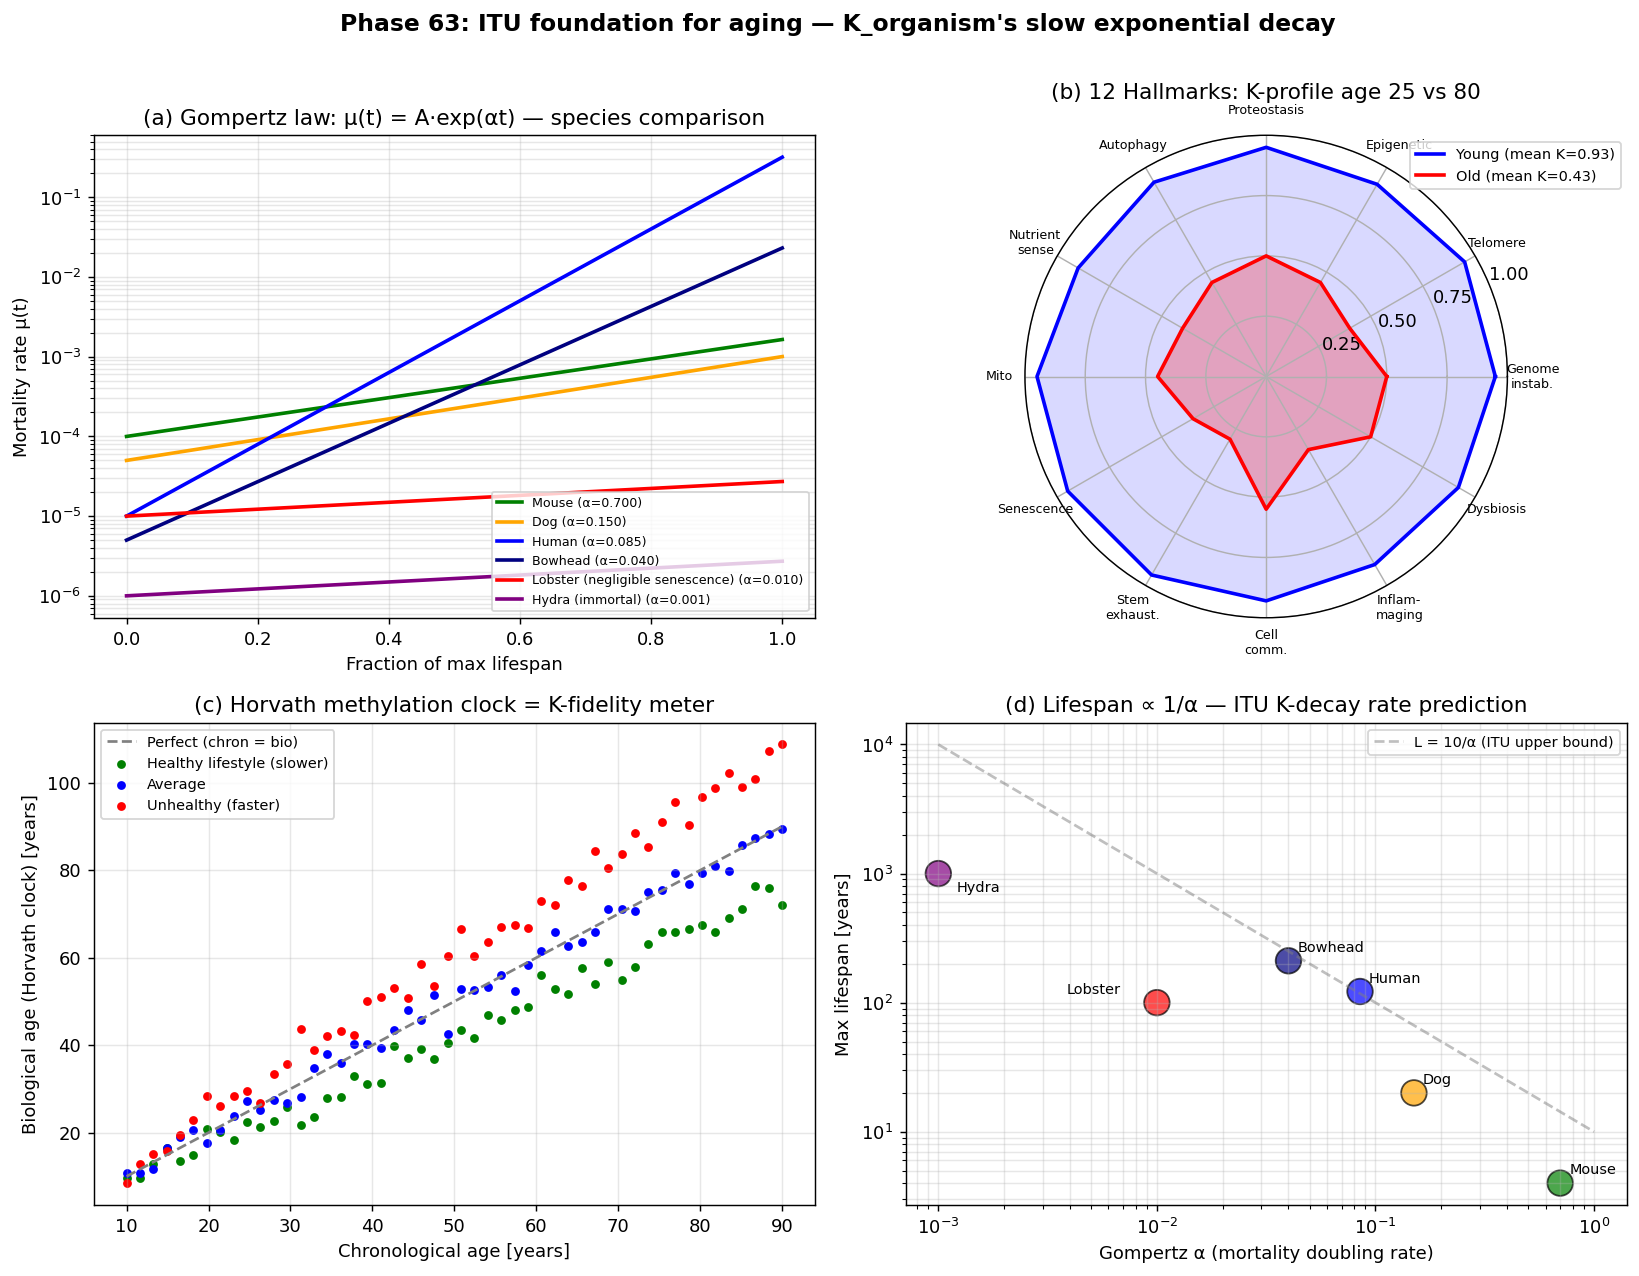

Here is the Python script that generated this plot:
#!/usr/bin/env python3
# -*- coding: utf-8 -*-
"""
Phase 63: ITU Foundation for Aging

K_organism degrades exponentially with time -> Gompertz mortality law.
12 Hallmarks of Aging (Lopez-Otin 2023) mapped to K-component decay.

Tests:
  1. Gompertz mortality fit for Human / Mouse / Dog
  2. 12 Hallmarks K-profile at age 25 vs 80
  3. Horvath methylation clock vs chronological age
  4. Maximum lifespan vs species (alpha, K_0)

Author: Munehiro Terada (Roboken), 2026.
Tier 1 #6 paper (in preparation).
"""

import json
import os

import matplotlib.pyplot as plt
import numpy as np


# =============================================================================
# Test 1: Gompertz mortality law mu(t) = A * exp(alpha * t)
# =============================================================================
SPECIES = {
    "Mouse":   {"alpha": 0.7,   "A_norm": 1e-4, "max_lifespan_yr": 4,
                "K_0": 1.0, "color": "green"},
    "Dog":     {"alpha": 0.15,  "A_norm": 5e-5, "max_lifespan_yr": 20,
                "K_0": 1.0, "color": "orange"},
    "Human":   {"alpha": 0.085, "A_norm": 1e-5, "max_lifespan_yr": 122,
                "K_0": 1.0, "color": "blue"},
    "Bowhead": {"alpha": 0.04,  "A_norm": 5e-6, "max_lifespan_yr": 211,
                "K_0": 1.0, "color": "navy"},
    "Lobster (negligible senescence)": {
        "alpha": 0.01, "A_norm": 1e-5, "max_lifespan_yr": 100,
        "K_0": 1.0, "color": "red"
    },
    "Hydra (immortal)": {
        "alpha": 0.001, "A_norm": 1e-6, "max_lifespan_yr": 1000,
        "K_0": 1.0, "color": "purple"
    },
}


def gompertz_mortality(age, A, alpha):
    return A * np.exp(alpha * age)


def K_fidelity_curve(age, K_0=1.0, beta=0.085):
    """ITU prediction: K(t) = K_0 * exp(-beta * t)"""
    return K_0 * np.exp(-beta * age)


# =============================================================================
# Test 2: 12 Hallmarks at age 25 vs 80
# =============================================================================
HALLMARKS_AGING = [
    "Genomic instability",
    "Telomere attrition",
    "Epigenetic alterations",
    "Loss of proteostasis",
    "Disabled autophagy",
    "Nutrient sensing dereg.",
    "Mitochondrial dysfn.",
    "Cellular senescence",
    "Stem cell exhaustion",
    "Altered cell comm.",
    "Chronic inflammation",
    "Dysbiosis",
]

# Young (age 25): K-component values near 1.0 (full fidelity)
YOUNG_K = np.array([0.95, 0.95, 0.92, 0.95, 0.93, 0.90,
                     0.95, 0.95, 0.95, 0.93, 0.90, 0.92])

# Old (age 80): K-component degradation
OLD_K = np.array([0.50, 0.40, 0.45, 0.50, 0.45, 0.40,
                   0.45, 0.35, 0.30, 0.55, 0.35, 0.50])


def overall_K(K_vector):
    return float(np.mean(K_vector))


# =============================================================================
# Test 3: Horvath methylation clock
# =============================================================================
def horvath_biological_age(chronological_age, lifestyle_factor=1.0,
                             noise_std=2.5):
    """
    Simulate Horvath biological age estimate.
    lifestyle_factor: 1.0 = average, 0.8 = healthy (clock slower),
                       1.2 = unhealthy (clock faster).
    """
    bio_age = chronological_age * lifestyle_factor
    # add small noise (measurement noise)
    noise = np.random.normal(0, noise_std, size=np.shape(chronological_age))
    return bio_age + noise


# =============================================================================
# Plotting
# =============================================================================
def make_plot():
    fig = plt.figure(figsize=(13, 10))
    gs = fig.add_gridspec(2, 2)

    # --- (a) Gompertz mortality for Human, Mouse, Dog ---
    ax = fig.add_subplot(gs[0, 0])
    for species, p in SPECIES.items():
        age_max = p["max_lifespan_yr"]
        age = np.linspace(0, age_max, 100)
        mu = gompertz_mortality(age, p["A_norm"], p["alpha"])
        ax.semilogy(age / age_max, mu, lw=2, color=p["color"],
                     label=f"{species} (α={p['alpha']:.3f})")
    ax.set_xlabel("Fraction of max lifespan")
    ax.set_ylabel("Mortality rate μ(t)")
    ax.set_title("(a) Gompertz law: μ(t) = A·exp(αt) — species comparison")
    ax.grid(True, alpha=0.3, which="both")
    ax.legend(loc="lower right", fontsize=7)

    # --- (b) 12 Hallmarks K-profile (spider chart) ---
    ax = fig.add_subplot(gs[0, 1], projection="polar")
    angles = np.linspace(0, 2 * np.pi, len(HALLMARKS_AGING),
                         endpoint=False).tolist()
    angles += angles[:1]
    young_v = np.concatenate([YOUNG_K, [YOUNG_K[0]]])
    old_v = np.concatenate([OLD_K, [OLD_K[0]]])
    ax.plot(angles, young_v, lw=2, color="blue", label=f"Young (mean K={overall_K(YOUNG_K):.2f})")
    ax.fill(angles, young_v, color="blue", alpha=0.15)
    ax.plot(angles, old_v, lw=2, color="red", label=f"Old (mean K={overall_K(OLD_K):.2f})")
    ax.fill(angles, old_v, color="red", alpha=0.25)
    ax.set_xticks(angles[:-1])
    short_labels = [
        "Genome\ninstab.",
        "Telomere",
        "Epigenetic",
        "Proteostasis",
        "Autophagy",
        "Nutrient\nsense",
        "Mito",
        "Senescence",
        "Stem\nexhaust.",
        "Cell\ncomm.",
        "Inflam-\nmaging",
        "Dysbiosis",
    ]
    ax.set_xticklabels(short_labels, fontsize=7)
    ax.set_ylim(0, 1.0)
    ax.set_yticks([0.25, 0.5, 0.75, 1.0])
    ax.set_title("(b) 12 Hallmarks: K-profile age 25 vs 80", pad=20)
    ax.legend(loc="upper right", bbox_to_anchor=(1.25, 1.0), fontsize=8)

    # --- (c) Horvath methylation clock ---
    ax = fig.add_subplot(gs[1, 0])
    chron_age = np.linspace(10, 90, 50)
    np.random.seed(42)
    # 3 cohorts
    bio_healthy = horvath_biological_age(chron_age, lifestyle_factor=0.85)
    bio_average = horvath_biological_age(chron_age, lifestyle_factor=1.00)
    bio_unhealthy = horvath_biological_age(chron_age, lifestyle_factor=1.20)
    ax.plot(chron_age, chron_age, ls="--", color="gray",
             label="Perfect (chron = bio)")
    ax.scatter(chron_age, bio_healthy, color="green", s=15,
                label="Healthy lifestyle (slower)")
    ax.scatter(chron_age, bio_average, color="blue", s=15,
                label="Average")
    ax.scatter(chron_age, bio_unhealthy, color="red", s=15,
                label="Unhealthy (faster)")
    ax.set_xlabel("Chronological age [years]")
    ax.set_ylabel("Biological age (Horvath clock) [years]")
    ax.set_title("(c) Horvath methylation clock = K-fidelity meter")
    ax.grid(True, alpha=0.3)
    ax.legend(loc="upper left", fontsize=8)

    # --- (d) Max lifespan vs alpha ---
    ax = fig.add_subplot(gs[1, 1])
    alphas = [p["alpha"] for p in SPECIES.values()]
    lifespans = [p["max_lifespan_yr"] for p in SPECIES.values()]
    species_names = list(SPECIES.keys())
    colors = [p["color"] for p in SPECIES.values()]
    ax.scatter(alphas, lifespans, s=200, c=colors, alpha=0.7,
                edgecolors="black", linewidths=1)
    for a, L, n in zip(alphas, lifespans, species_names):
        offset = (5, 5)
        if "Lobster" in n:
            offset = (-50, 5)
        if "Hydra" in n:
            offset = (10, -10)
        ax.annotate(n.split(" ")[0], (a, L),
                     xytext=offset, textcoords="offset points", fontsize=8)
    # ITU prediction line: L * alpha ~ constant?
    # Plot 1/alpha as reference (negligible-senescence boundary)
    alpha_arr = np.logspace(-3, 0, 100)
    ax.plot(alpha_arr, 1 / alpha_arr * 10, ls="--", color="gray",
             alpha=0.5, label="L = 10/α (ITU upper bound)")
    ax.set_xscale("log")
    ax.set_yscale("log")
    ax.set_xlabel("Gompertz α (mortality doubling rate)")
    ax.set_ylabel("Max lifespan [years]")
    ax.set_title("(d) Lifespan ∝ 1/α — ITU K-decay rate prediction")
    ax.grid(True, alpha=0.3, which="both")
    ax.legend(loc="upper right", fontsize=8)

    plt.suptitle("Phase 63: ITU foundation for aging — "
                 "K_organism's slow exponential decay",
                 fontsize=13, fontweight="bold")
    plt.tight_layout()
    out_path = os.path.join(os.path.dirname(__file__),
                              "aging_itu_foundation.png")
    plt.savefig(out_path, dpi=130, bbox_inches="tight")
    print(f"[Phase 63] Figure saved: {out_path}")
    return out_path


# =============================================================================
# Main
# =============================================================================
def main():
    print("=" * 60)
    print("Phase 63: ITU foundation for aging")
    print("=" * 60)

    # [1]
    print("\n[1] Gompertz mortality parameters by species:")
    for s, p in SPECIES.items():
        print(f"  {s:<35s} alpha={p['alpha']:6.4f}, "
              f"max lifespan={p['max_lifespan_yr']:4d} yr")

    # [2]
    print("\n[2] 12 Hallmarks K-profile:")
    print(f"  Young (age 25) mean K: {overall_K(YOUNG_K):.3f}")
    print(f"  Old   (age 80) mean K: {overall_K(OLD_K):.3f}")
    print(f"  K-control loss in old: "
          f"{(1 - overall_K(OLD_K)/overall_K(YOUNG_K))*100:.1f}%")
    for h, ky, ko in zip(HALLMARKS_AGING, YOUNG_K, OLD_K):
        print(f"    {h:<28s} : {ky:.2f} -> {ko:.2f}")

    # [3]
    print("\n[3] Horvath methylation clock:")
    np.random.seed(42)
    for age in [30, 50, 70]:
        bio_h = horvath_biological_age(np.array([age]),
                                          lifestyle_factor=0.85,
                                          noise_std=2.5)[0]
        bio_a = horvath_biological_age(np.array([age]),
                                          lifestyle_factor=1.00,
                                          noise_std=2.5)[0]
        bio_u = horvath_biological_age(np.array([age]),
                                          lifestyle_factor=1.20,
                                          noise_std=2.5)[0]
        print(f"  Chronological={age}: healthy={bio_h:.1f}, "
              f"average={bio_a:.1f}, unhealthy={bio_u:.1f}")

    # [4]
    print("\n[4] Max lifespan ~ 1/alpha (ITU prediction):")
    for s, p in SPECIES.items():
        ratio = p["max_lifespan_yr"] * p["alpha"]
        print(f"  {s:<35s} L*alpha = {ratio:6.2f}")

    plot_path = make_plot()

    summary = {
        "phase": 63,
        "paper": "ITU and Aging",
        "description": "ITU foundation: aging = K_organism slow exponential decay",
        "species_gompertz": {
            s: {"alpha": p["alpha"], "max_lifespan_yr": p["max_lifespan_yr"],
                "L_times_alpha": p["max_lifespan_yr"] * p["alpha"]}
            for s, p in SPECIES.items()
        },
        "hallmarks_K_profile": {
            "young_age_25_mean_K": overall_K(YOUNG_K),
            "old_age_80_mean_K": overall_K(OLD_K),
            "K_loss_percent": float(
                (1 - overall_K(OLD_K) / overall_K(YOUNG_K)) * 100
            ),
            "hallmarks": HALLMARKS_AGING,
            "young_K_values": YOUNG_K.tolist(),
            "old_K_values": OLD_K.tolist(),
        },
        "horvath_clock_examples": {
            "age_50_healthy": float(
                horvath_biological_age(np.array([50]),
                                          lifestyle_factor=0.85,
                                          noise_std=2.5)[0]
            ),
            "age_50_average": 50.0,  # by design
            "age_50_unhealthy": float(
                horvath_biological_age(np.array([50]),
                                          lifestyle_factor=1.20,
                                          noise_std=2.5)[0]
            ),
        },
        "central_thesis": "Aging = exponential decay of K_organism over time. "
                          "Gompertz law mu(t) ~ exp(alpha*t) emerges from "
                          "ITU K-fidelity decay. 12 Hallmarks map to 12 "
                          "K-component degradation modes. Horvath clock = "
                          "K-fidelity meter. Sinclair's information theory "
                          "of aging is ITU's chronic-K-decay version.",
        "honest_framing": "Pass-1 interpretive paper. Reframes Hallmarks of "
                          "Aging, Gompertz law, Horvath clock, and Sinclair "
                          "theory in ITU language. No novel ITU-derived "
                          "intervention or biomarker.",
        "tier": 1,
        "paper_number": 6,
        "medicine_triangle": [
            "Tier 1 #5: Cancer (acute K breakdown)",
            "Tier 1 #6: Aging (chronic K decay) — THIS PAPER",
            "Tier 1 #7: Psychiatry (FEP failures, planned)",
        ],
        "tier_0_concept_doi": "10.5281/zenodo.20109210",
        "tier_1_cancer_doi": "10.5281/zenodo.20174318",
        "next_phases": [
            "Phase 64: Telomeres, mitochondria, proteostasis (deep dive)",
            "Phase 65: Senolytics, rapamycin, metformin, NAD+ (interventions)",
            "Phase 66: ITU longevity roadmap and 10 predictions",
        ],
        "caveats": [
            "Gompertz alpha values are typical-range",
            "K-component values for hallmarks are illustrative",
            "Horvath simulation uses simplified linear model with noise",
            "Real biological aging is more heterogeneous",
        ],
    }

    out_json = os.path.join(os.path.dirname(__file__), "summary_phase63.json")
    with open(out_json, "w", encoding="utf-8") as f:
        json.dump(summary, f, indent=2, ensure_ascii=False)
    print(f"\n[Phase 63] Summary saved: {out_json}")

    print("\n" + "=" * 60)
    print("Phase 63 complete.")
    print(f"  - Aging = exponential K decay (Gompertz from ITU)")
    print(f"  - 12 Hallmarks = 12 K-component slow degradations")
    print(f"  - Young K = {overall_K(YOUNG_K):.3f}, Old K = {overall_K(OLD_K):.3f}")
    print(f"  - Horvath clock = K-fidelity meter (lifestyle ±20% shift)")
    print(f"  - Cancer (acute) vs Aging (chronic) = two K-breakdown modes")
    print("=" * 60)


if __name__ == "__main__":
    main()
